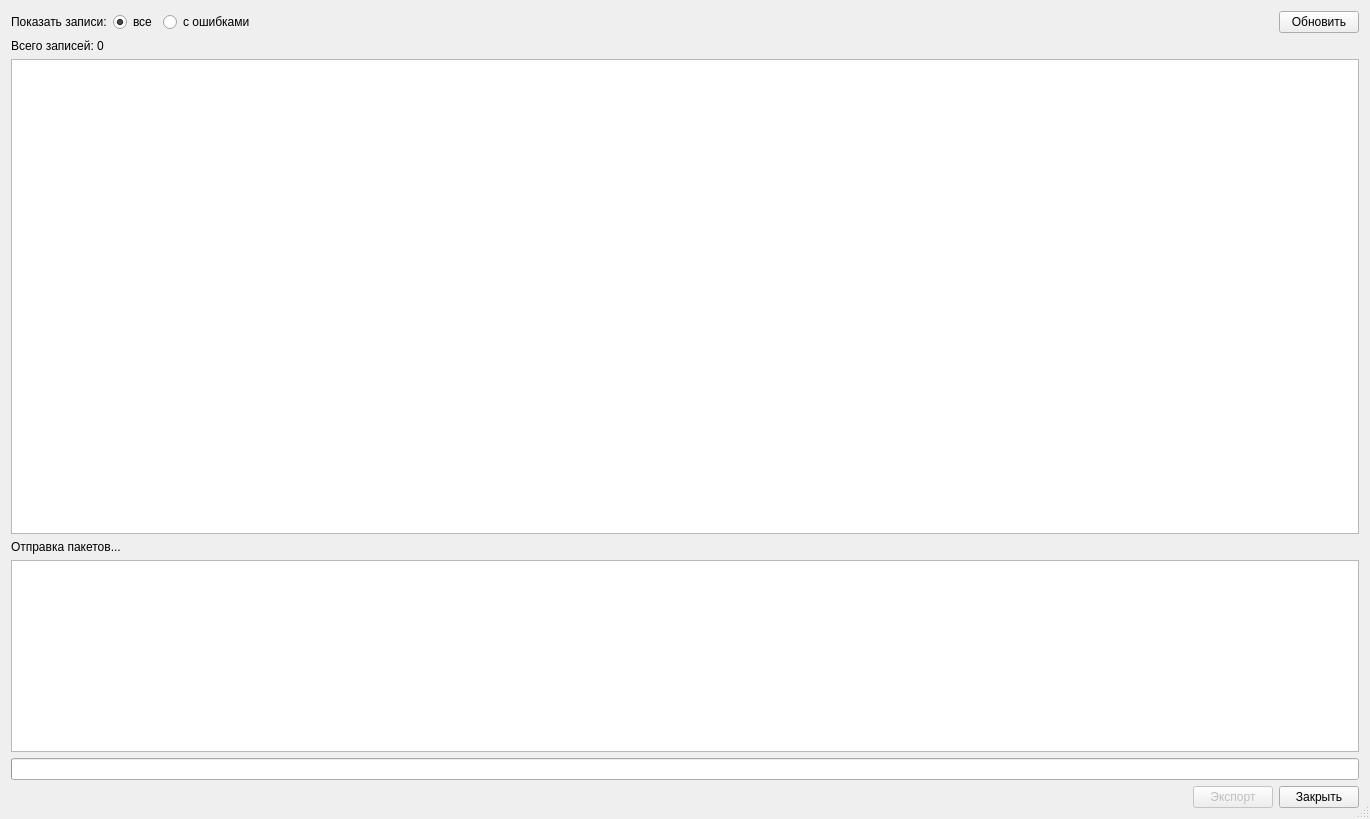
<?xml version="1.0" encoding="UTF-8"?>
<ui version="4.0">
 <class>ExportAttachDoctorSectionInfoDialog</class>
 <widget class="QDialog" name="ExportAttachDoctorSectionInfoDialog">
  <property name="geometry">
   <rect>
    <x>0</x>
    <y>0</y>
    <width>1370</width>
    <height>819</height>
   </rect>
  </property>
  <property name="windowTitle">
   <string>Экспорт сведений о врачах и участках</string>
  </property>
  <property name="sizeGripEnabled">
   <bool>true</bool>
  </property>
  <layout class="QGridLayout" name="gridLayout_2">
   <item row="2" column="0">
    <widget class="CTableView" name="tblPersonOrder">
     <property name="sizePolicy">
      <sizepolicy hsizetype="Expanding" vsizetype="Expanding">
       <horstretch>0</horstretch>
       <verstretch>3</verstretch>
      </sizepolicy>
     </property>
    </widget>
   </item>
   <item row="7" column="0">
    <layout class="QHBoxLayout" name="horizontalLayout">
     <item>
      <spacer name="horizontalSpacer">
       <property name="orientation">
        <enum>Qt::Horizontal</enum>
       </property>
       <property name="sizeHint" stdset="0">
        <size>
         <width>40</width>
         <height>20</height>
        </size>
       </property>
      </spacer>
     </item>
     <item>
      <widget class="QPushButton" name="btnExport">
       <property name="enabled">
        <bool>false</bool>
       </property>
       <property name="text">
        <string>Экспорт</string>
       </property>
      </widget>
     </item>
     <item>
      <widget class="QPushButton" name="btnClose">
       <property name="text">
        <string>Закрыть</string>
       </property>
      </widget>
     </item>
    </layout>
   </item>
   <item row="0" column="0">
    <layout class="QHBoxLayout" name="horizontalLayout_2">
     <item>
      <widget class="QLabel" name="label_5">
       <property name="text">
        <string>Показать записи:</string>
       </property>
      </widget>
     </item>
     <item>
      <widget class="QRadioButton" name="rbShowAll">
       <property name="text">
        <string>все</string>
       </property>
       <property name="checked">
        <bool>true</bool>
       </property>
      </widget>
     </item>
     <item>
      <widget class="QRadioButton" name="rbShowErrors">
       <property name="text">
        <string>с ошибками</string>
       </property>
      </widget>
     </item>
     <item>
      <spacer name="horizontalSpacer_2">
       <property name="orientation">
        <enum>Qt::Horizontal</enum>
       </property>
       <property name="sizeHint" stdset="0">
        <size>
         <width>40</width>
         <height>20</height>
        </size>
       </property>
      </spacer>
     </item>
     <item>
      <widget class="QPushButton" name="btnRefresh">
       <property name="text">
        <string>Обновить</string>
       </property>
      </widget>
     </item>
    </layout>
   </item>
   <item row="5" column="0">
    <widget class="QProgressBar" name="pbExportProgress">
     <property name="format">
      <string>%v из %m</string>
     </property>
    </widget>
   </item>
   <item row="1" column="0">
    <widget class="QLabel" name="lblPersonOrderCount">
     <property name="text">
      <string>Всего записей: 0</string>
     </property>
    </widget>
   </item>
   <item row="3" column="0">
    <widget class="QLabel" name="lblExportStatus">
     <property name="enabled">
      <bool>true</bool>
     </property>
     <property name="text">
      <string>Отправка пакетов...</string>
     </property>
    </widget>
   </item>
   <item row="4" column="0">
    <widget class="QPlainTextEdit" name="edExportResults">
     <property name="enabled">
      <bool>true</bool>
     </property>
     <property name="readOnly">
      <bool>true</bool>
     </property>
    </widget>
   </item>
  </layout>
 </widget>
 <customwidgets>
  <customwidget>
   <class>CTableView</class>
   <extends>QTableView</extends>
   <header>library/TableView.h</header>
  </customwidget>
 </customwidgets>
 <resources/>
 <connections/>
</ui>
